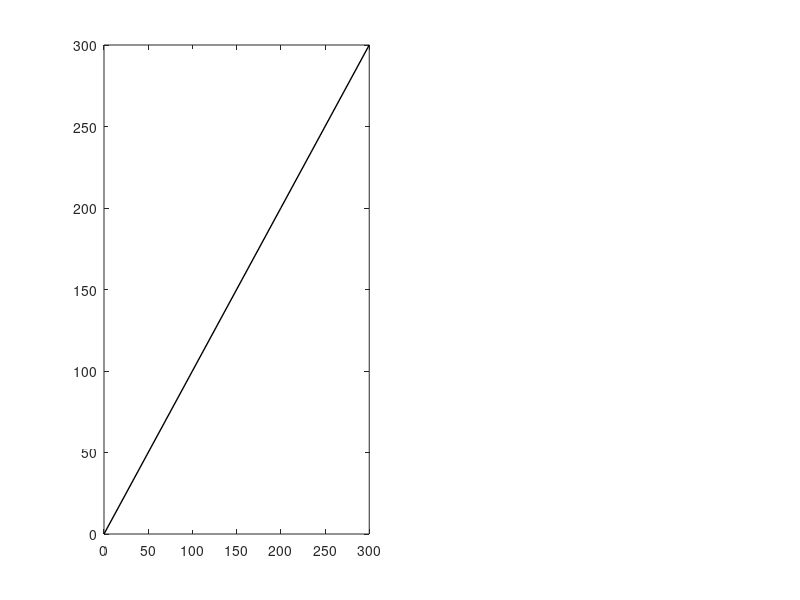
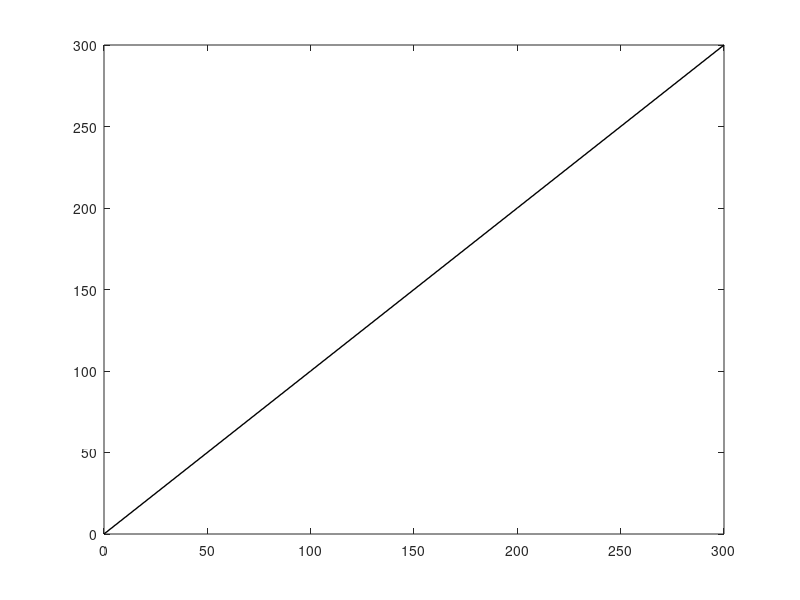

Here is the MATLAB script that generated these plots, in order: (Note: this script raises an error after producing the figures.)
fitmodel = 4;
MaxReps = 150;
dC = 2/MaxReps;
switch fitmodel
    case 1
        Tmodel = '2CMU';
    case 2
        Tmodel = '2CME';
    case 3
        Tmodel = 'MS';
    case 4
        Tmodel = 'OCM';
end
folder = ['Result/Fig/',Tmodel,date,'/'];
pathsave = [folder,'/Comparison ',date,Tmodel,'.png'];
msg = ['Saving ' pathsave];
disp(msg);
Maxv = 300;
legen = {'Identity line'};
h1 = figure('name','Summary','Position',[100 300 1400 500]);
subplot(1,2,1)
plot(0:100:Maxv,0:100:Maxv,'k-','LineWidth',1)
hold on
h2 = figure('name','Linear Regression','Position',[100 300 600 500]);
plot(0:100:Maxv,0:100:Maxv,'k-','LineWidth',1)
hold on
% title(['Linear Fit of Data)']);
% xlabel('Flow model [ml/100ml/min]')
% ylabel('2CME Fitting plasma flow [ml/100ml/min]')
CoreR =[];
for Reps = 10:10:MaxReps
% Reps = 40;
load([folder,'Data 50(rad=',num2str(Reps),').mat'])
Flreal = Plsave(1,:);
Flmeas = Plsave(2,:);
%     [a,b] = find(Flmeas>2*Maxv);
%     Flmeas(b) = [];
%     Flreal(b) = [];
%     [a,b] = find(Flreal>Maxv);
%     Flmeas(b) = [];
%     Flreal(b) = [];
R = corrcoef(Flreal,Flmeas);
[p,S] = polyfit(Flreal,Flmeas,1);
[y_fit,delta] = polyval(p,[0,Flreal,Maxv],S);
% figure('name','Summary')
legen{end+1} = ['Rad = ',num2str(Reps)];
dsa = [((dC*Reps)-1+2*dC) (1-4*(dC*Reps-1).^2)  (1+2*dC-dC*Reps)];% (10*(0.0085*Reps-0.5).^2-0.3)]; %
dsa = min(dsa,1);   dsa = max(dsa,0);
figure(h1)
plot(Flreal,Flmeas,'*','Color',dsa);
% hold on
figure(h2)
% plot(0:100:Maxv,0:100:Maxv,'r-','LineWidth',2)
plot([0,Flreal,Maxv],y_fit,'-','LineWidth',1,'Color',dsa)
% title(['Linear Fit of data (rad = ',num2str(Reps),') Corr = ',num2str(min(R(:)))]);
% xlabel('Flow model [ml/100ml/min]')
% ylabel('Fitting plasma flow [ml/100ml/min]')
% legend(['Data rad = ',num2str(Reps)],'Identity line','Linear fit');
CoreR(end+1) = min(R(:));
end
figure(h1)
title([Tmodel,' Comparison Data']);
xlabel('Flow model [ml/100ml/min]')
ylabel([Tmodel,' Fitting plasma flow [ml/100ml/min]'])
axis([0 Maxv 0 4/3*Maxv])
legend(legen)
set(gcf, 'Color', 'w');
% export_fig(pathsave,'-r300');

pathsave = [folder,'/Summary ',Tmodel,'.png'];
subplot(1,2,2)
for Reps = 10:10:MaxReps
dsa = [(dC*Reps-1+2*dC) (1-4*(dC*Reps-1).^2)  (1+2*dC-dC*Reps)];% (10*(0.0085*Reps-0.5).^2-0.3)]; %
dsa = min(dsa,1);   dsa = max(dsa,0);
plot(Reps,CoreR(Reps/10),'*','LineWidth',2,'Color',dsa)
hold on
end
title([Tmodel,' Correlation coefficient']);
xlabel('ROI radius')
ylabel('Correlation')
set(gcf, 'Color', 'w');
export_fig(pathsave,'-r300');

pathsave = [folder,'/Linear Regression ',Tmodel,'.png'];
figure(h2)
title([Tmodel,' Linear Regression of Data']);
xlabel('Flow model [ml/100ml/min]')
ylabel([Tmodel,' Fitting plasma flow [ml/100ml/min]'])
axis([0 Maxv 0 4/3*Maxv])
legend(legen)
set(gcf, 'Color', 'w');
export_fig(pathsave,'-r300');
